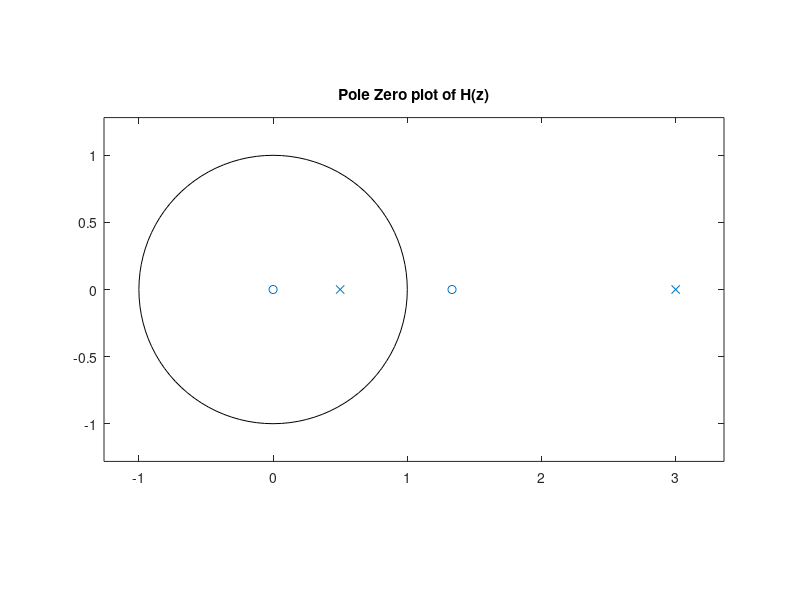
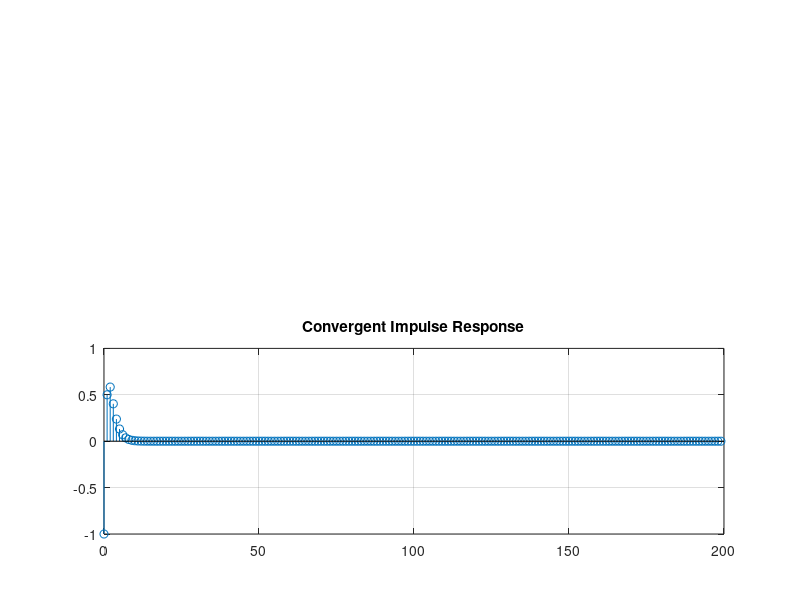
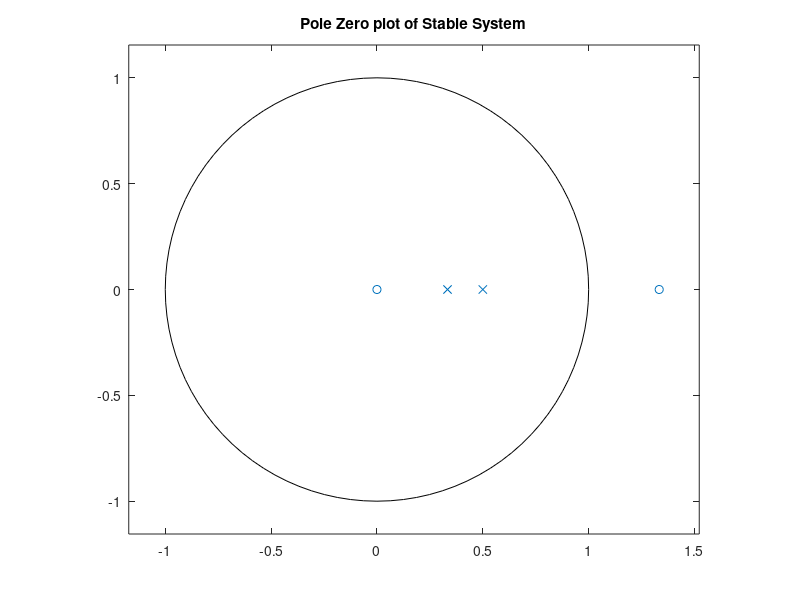
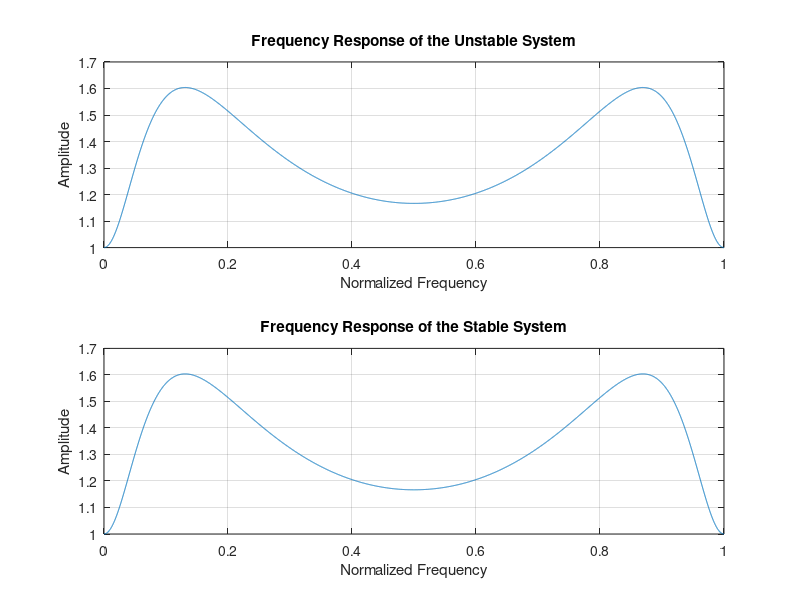

The MATLAB source for these figures, in order:
% LAB 8
% Chirantan Ganguly (420)
% Amitrakshar Sanyal (422)
% =========================
num=[3 -4];
den=[1 -3.5 1.5];
[r,p,k]=residuez(num,den);
figure(1)
zplane(num,den);
grid;
title('Pole Zero plot of H(z)');
N=200;
[h, T]=impz(num,den,N);
h';
T';
figure(2)
subplot(2,1,1)
stem(T,h);
grid;
title('Impulse Response of H(z)');

%Convergent
num1=[1 -4/3];
den1=[-1 2.5/3 -0.5/3];

[h1, T1]=impz(num1,den1,N);
h1';
T1';
subplot(2,1,2)
stem(T1,h1);
grid;
title('Convergent Impulse Response');
figure(3)
zplane(num1,den1);
grid;
title('Pole Zero plot of Stable System');
N=200;
%Lab 8c
w=0:0.001:2*pi;
H=freqz(num,den,w);
magH=abs(H);
H1=freqz(num1,den1,w);
magH1=abs(H);
figure(4)
subplot(2,1,1)
plot(w/(2*pi),magH);
grid;
xlabel('Normalized Frequency');
ylabel('Amplitude');
title('Frequency Response of the Unstable System');
subplot(2,1,2)
plot(w/(2*pi),magH1);
grid;
xlabel('Normalized Frequency');
ylabel('Amplitude');
title('Frequency Response of the Stable System');
